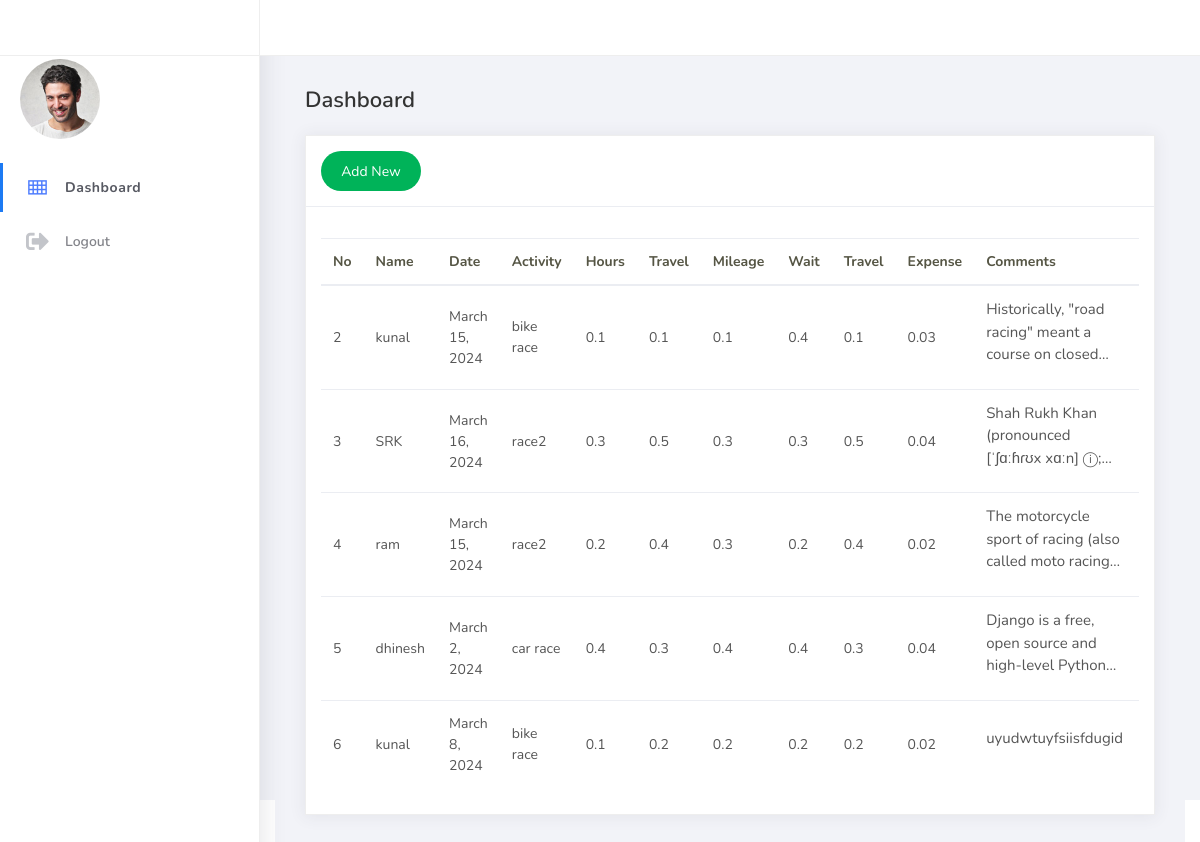
The app's page /records/ with its own data.
### record_keeper/models.py (models this page shows, shortened)
class Record(models.Model):
    name = models.CharField(max_length=100)
    date = models.DateField()
    activity = models.ForeignKey(Activity, on_delete=models.CASCADE)  # ForeignKey relationship
    hours = models.DecimalField(max_digits=4, decimal_places=1, default=0)
    travel = models.DecimalField(max_digits=4, decimal_places=1, default=0)
    mileage = models.DecimalField(max_digits=5, decimal_places=1, default=0)
    wait = models.DecimalField(max_digits=4, decimal_places=1, default=0)
    expense = models.DecimalField(max_digits=10, decimal_places=2,
                                  verbose_name='Expense ($)',
                                  default=0) # Define verbose_name for better readability
    comments = models.TextField()  # Allow comments to be optional

class Activity(models.Model):
    name = models.CharField(max_length=100, unique=True, help_text="Enter the name of the activity.")
    class Meta:
        ordering = ['name']
    def __str__(self):
        return self.name

### record_keeper/views.py (the view)
# urls.py: path('records/', RecordListView.as_view(), name='record_list'),
class RecordListView(View):
    def get(self, request):
        records = Record.objects.all()
        return render(request, 'tables.html', {'records': records})

### record_keeper/templates/tables.html (shortened to what this page needs)
{% extends 'base.html' %}
{% load static %}
{% block content %}
<div class="main-panel">
    <div class="content">
        <div class="container-fluid">
            <h4 class="page-title">Dashboard</h4>
            <div class="row">
                <div class="col-md-12">
                    <div class="card">
                        <div class="card-header">
                            <button class="green-button"
                                style="background-color: #00b359; width:100px; height: 40px;border-radius: 20px; color:white; border: none; font-family: nunito, sans-serif; font-size: 14px;">
                                <a style="color: white" href="{% url 'record_create' %}">Add New</a>
                            </button>
                        </div>
                        <div class="card-body">
                            <div class="table-responsive">
                                <table class="table mt-3">
                                    <thead>
                                        <tr>
                                            <th scope="col">No</th>
                                            <th scope="col">Name</th>
                                            <th scope="col">Date</th>
                                            <th scope="col">Activity</th>
                                            <th scope="col">Hours</th>
                                            <th scope="col">Travel</th>
                                            <th scope="col">Mileage</th>
                                            <th scope="col">Wait</th>
                                            <th scope="col">Travel</th>
                                            <th scope="col">Expense</th>
                                            <th scope="col">Comments</th>
                                            <th scope="col">Action</th>
                                        </tr>
                                    </thead>
                                    <tbody>
                                        {% for item in records %}
                                        <tr>
                                            <td>{{ item.id }}</td>
                                            <td>{{ item.name }}</td>
                                            <td>{{ item.date }}</td>
                                            <td>{{ item.activity }}</td>
                                            <td>{{ item.hours }}</td>
                                            <td>{{ item.travel }}</td>
                                            <td>{{ item.mileage }}</td>
                                            <td>{{ item.wait }}</td>
                                            <td>{{ item.travel }}</td>
                                            <td>{{ item.expense }}</td>
                                            <td>
                                                <p style="display: -webkit-box; max-width: 200px; -webkit-line-clamp: 3;
                                                    -webkit-box-orient: vertical; overflow: hidden;">{{ item.comments }}
                                                </p>
                                            </td>
                                            <td>
                                            </td>
                                        </tr>
                                        {% endfor %}
                                    </tbody>
                                </table>
                            </div>
                        </div>
                    </div>
                </div>
            </div>
        </div>
    </div>
</div>
{% endblock %}

### record_keeper/templates/base.html (shortened to what this page needs)
{% load static %}
<!DOCTYPE html>
<html>
<head>
    <link rel="stylesheet" href="{% static 'assets/css/bootstrap.min.css' %}">
    <link rel="stylesheet" href="{% static 'assets/css/ready.css' %}">
    <link rel="stylesheet" href="{% static 'assets/css/demo.css' %}">
    <link rel="stylesheet" href="https://cdnjs.cloudflare.com/ajax/libs/font-awesome/5.15.4/css/all.min.css" />
</head>
<body>
<div class="wrapper" style="background:#f2f3f8">
    <header class="main-header">
        <div class="logo-header">
        </div>
    </header>
    <aside class="sidebar">
        <div class="scrollbar-inner sidebar-wrapper">
            <div class="logo-header">
                <div class="user-box mx-1">
                    <div class="u-img">
                        <img class="rounded-circle" src="{% static 'assets/img/profile.jpg' %}" alt="Profile picture of {{ request.user.username }}">
                    </div>
                    <div class="u-text">
                    </div>
                </div>
            </div>
            <ul class="nav">
                <li class="nav-item active">
                    <a href="/records/">
                        <i class="la la-th"></i>
                        <p>Dashboard</p>
                    </a>
                </li>
                <li class="nav-item">
                    <a href="{% url 'logout' %}">
                        <i class="fas fa-sign-out-alt"></i>
                        Logout
                    </a>
                </li>
            </ul>
        </div>
    </aside>
    <div class="container-fluid">
        {% block content %}
        {% endblock %}
    </div>
</div>
</body>
</html>

### records on screen
Record: id "2", name "kunal", date "March 15, 2024", activity "bike race", hours "0.1", travel "0.1", mileage "0.1", wait "0.4", expense "0.03", comments "Historically, \"road racing\" meant a course on…"
Record: id "3", name "SRK", date "March 16, 2024", activity "race2", hours "0.3", travel "0.5", mileage "0.3", wait "0.3", expense "0.04", comments "Shah Rukh Khan (pronounced [ˈʃɑːɦɾʊx xɑːn]…"
Record: id "4", name "ram", date "March 15, 2024", activity "race2", hours "0.2", travel "0.4", mileage "0.3", wait "0.2", expense "0.02", comments "The motorcycle sport of racing (also called moto…"
Record: id "5", name "dhinesh", date "March 2, 2024", activity "car race", hours "0.4", travel "0.3", mileage "0.4", wait "0.4", expense "0.04", comments "Django is a free, open source and high-level…"
Record: id "6", name "kunal", date "March 8, 2024", activity "bike race", hours "0.1", travel "0.2", mileage "0.2", wait "0.2", expense "0.02", comments "uyudwtuyfsiisfdugid"
